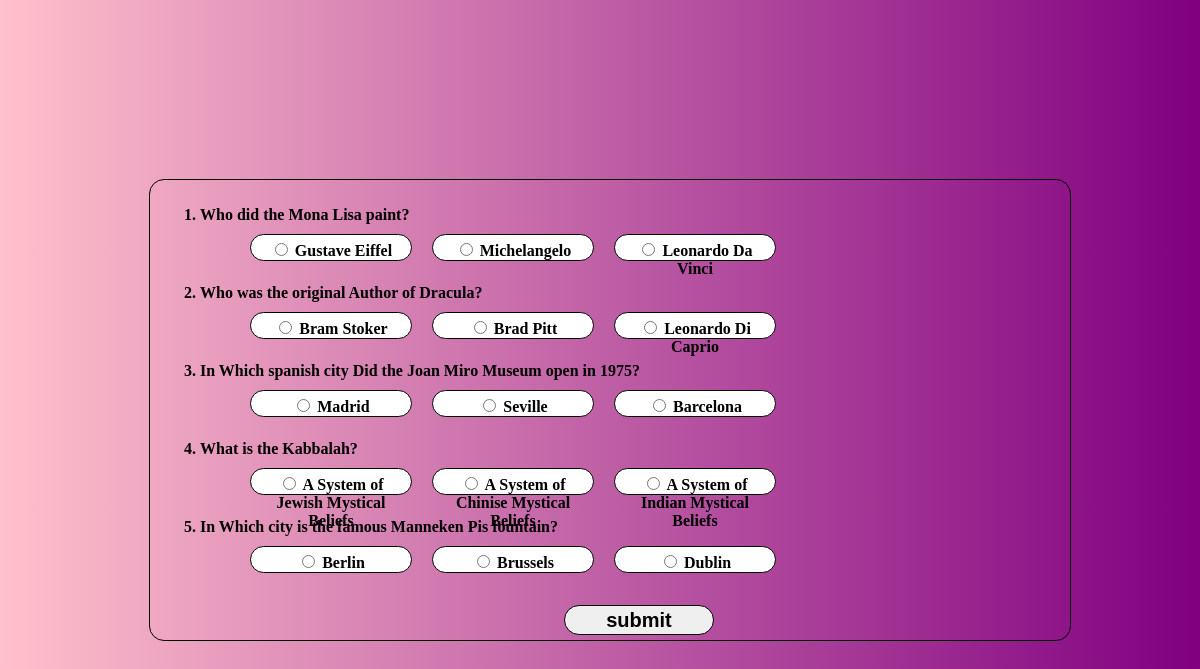
/History/history.php, run on the app's committed database.
### tables this page shows
CREATE TABLE IF NOT EXISTS `questions` (
  `id` int(11) NOT NULL AUTO_INCREMENT,
  `content` varchar(250) NOT NULL,
  `Ans_id` int(11) NOT NULL,
  PRIMARY KEY (`id`)
);

CREATE TABLE IF NOT EXISTS `answers` (
  `id` int(11) NOT NULL AUTO_INCREMENT,
  `content` varchar(250) NOT NULL,
  `ans_id` int(11) NOT NULL,
  PRIMARY KEY (`id`)
);

### History/history.php (the view, shortened to what this page needs)
<!DOCTYPE html PUBLIC "-//W3C//DTD XHTML 1.0 Strict//EN" http://www.w3.org/TR/xhtml1/DTD/xhtml1-strict.dtd>
<html xmlns = "http://www.w3.org/1999/xhtml">
<link rel="stylesheet" href="historia.css">
  <head>
  </head>
<?php $conn=mysqli_connect("localhost","root","","history"); ?>
<body >
<div class="middleTable">
  <form action="result.php" method="post" name="myform" onsubmit="return dodi()">
  <?php $sql='select * from questions';
  $result=mysqli_query($conn,$sql);?>
  <ol type="1" >
  <?php while($Qns=mysqli_fetch_array($result)){?>
    <li id="question<?php echo $Qns['id']; ?>">
      <?php echo $Qns['content']; ?>
    <ol type="a">
      <?php $db='select * from answers where ans_id=?';
      $stmt=mysqli_stmt_init($conn);
      mysqli_stmt_prepare($stmt,$db);
      mysqli_stmt_bind_param($stmt,'i',$Qns['id']);
      mysqli_stmt_execute($stmt);
      $reponse=mysqli_stmt_get_result($stmt);
       ?>
      <?php while($Ans=mysqli_fetch_array($reponse)){?>
        <li id="answer<?php echo $Ans['id']?>" class="input">
          <input  type="radio" id="question_<?php echo $Qns['id']?>"   name="question_<?php echo $Qns['id']?>" value="<?php echo $Ans['id']?>">
          <?php echo $Ans['content']; ?>
        </li>
      <?php } ?>
    </ol>
    </li>
  <?php } ?>
  <br>
  <input type="submit" class="submit" name="submit" value="submit">
  </form>
</div>
</body>
</html>

### History/historia.css (style rules this page uses)
div.middleTable { position: absolute; padding:10px; margin:10px; top: 50%; left: 50%; transform: translate(-50%,-50%); width: 75%; border: 1px solid black; border-radius: 15px; }
#question1,#question2,#question3,#question4,#question5,#answer1,#answer2,#answer3,#answer4,#answer5,#answer6,#answer7, #answer8,#answer9,#answer10,#answer11,#answer12,#answer13,#answer14, #answer15 { margin-bottom: 30px; padding-bottom: 30px; }
#question1,#question2,#question3,#question4,#question5 { font-weight: bold; }
#answer1,#answer2,#answer3,#answer4,#answer5,#answer6,#answer7, #answer8,#answer9,#answer10,#answer11,#answer12,#answer13,#answer14,#answer15 { height: 15px; width: 150px; border: 1px solid black; border-radius: 50px; float: left; margin: 10px; padding: 5px; text-align: center; background-color: white; list-style: none; }
.submit { text-align: center; position: absolute; left: 45%; bottom: 5px; font-size: 20px; border: 1px solid black; font-weight: bold; border-radius: 20px; width: 150px; height: 30px; }
body { background:linear-gradient(to left,purple 0%,pink 100%); cursor: pointer; }

### data on the page
questions: content "Who did the Mona Lisa paint?"
answers: content "Gustave Eiffel"
answers: content "Michelangelo"
answers: content "Leonardo Da Vinci"
questions: content "Who was the original Author of Dracula?"
answers: content "Bram Stoker"
answers: content "Brad Pitt"
answers: content "Leonardo Di Caprio"
questions: content "In Which spanish city Did the Joan Miro Museum open in 1975?"
answers: content "Madrid"
answers: content "Seville"
answers: content "Barcelona"
questions: content "What is the Kabbalah?"
answers: content "A System of Jewish Mystical Beliefs"
answers: content "A System of Chinise Mystical Beliefs"
answers: content "A System of Indian Mystical Beliefs"
questions: content "In Which city is the famous Manneken Pis fountain?"
answers: content "Berlin"
answers: content "Brussels"
answers: content "Dublin"
